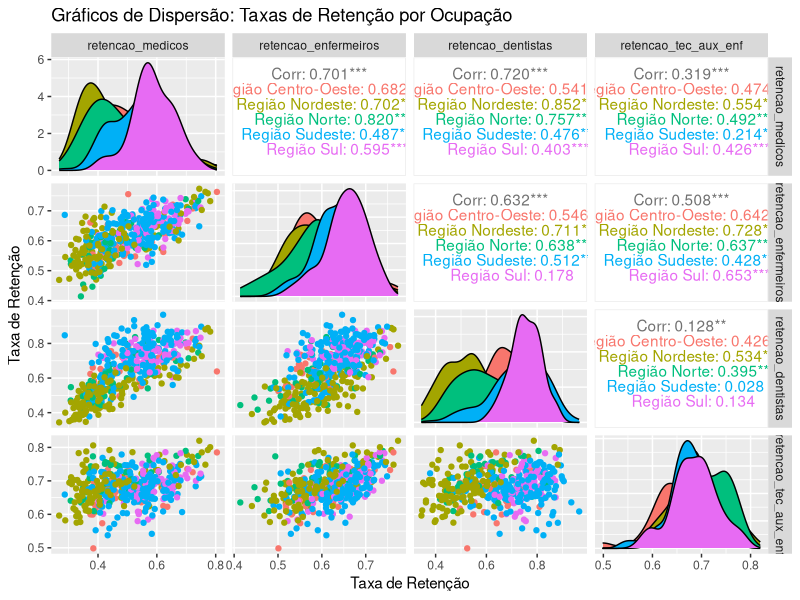

R code for this plot:
library(readxl)
library(tidyverse)
library(ggplot2)
library(GGally)

data_retencao <- read_excel("0_dados/retencao_geral_completo.xlsx")

#Gerando gráfico
ggpairs(data_retencao,
        columns = c("retencao_medicos", "retencao_enfermeiros", 
                    "retencao_dentistas", "retencao_tec_aux_enf"),
        upper = list(continuous = "cor"),
        lower = list(continuous = "points"),
        mapping = aes(color = regiao),
        title = "Gráficos de Dispersão: Taxas de Retenção por Ocupação",
        xlab = "Taxa de Retenção",
        ylab = "Taxa de Retenção")